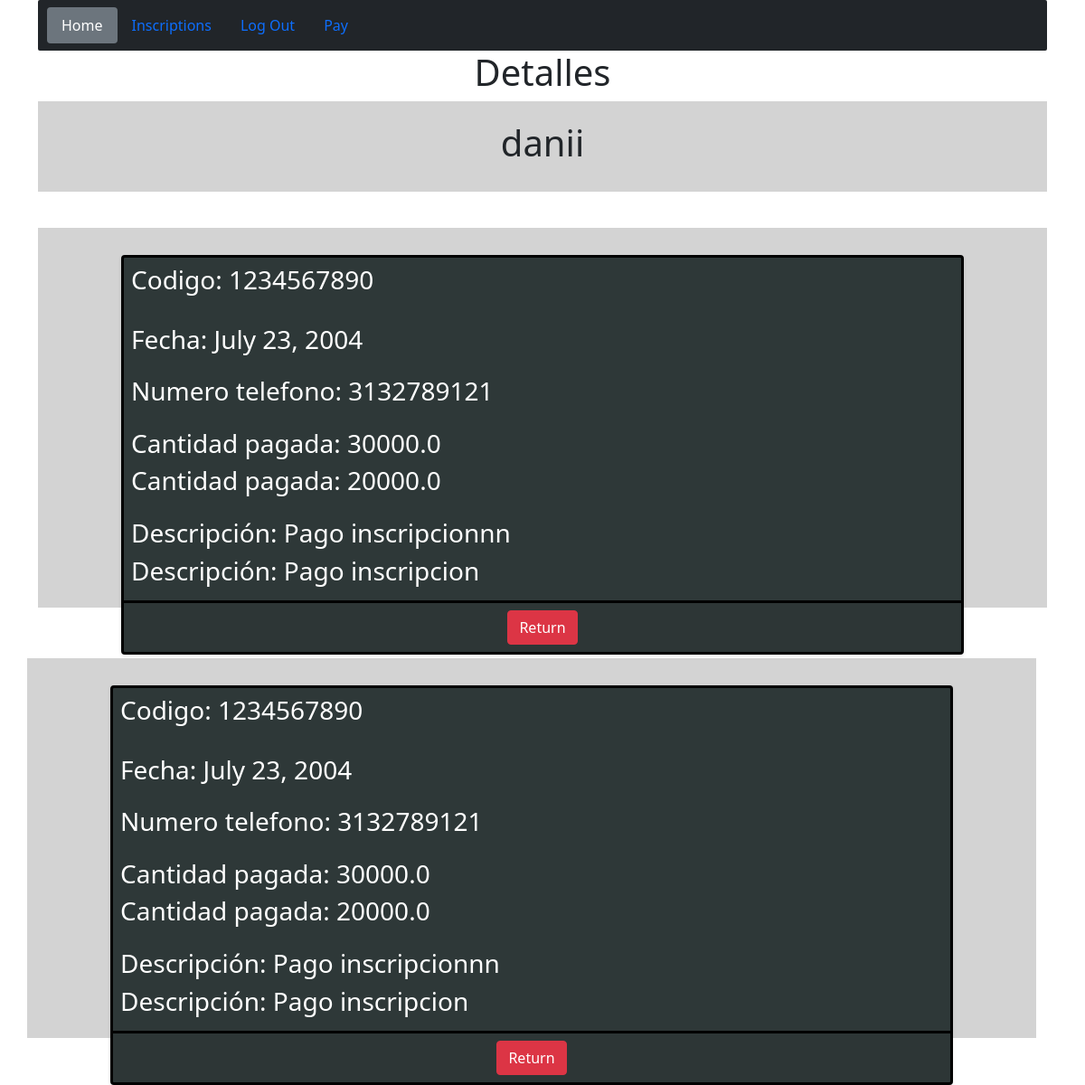
Page /projescts-detail/1 (signed in) on the earlier database version.
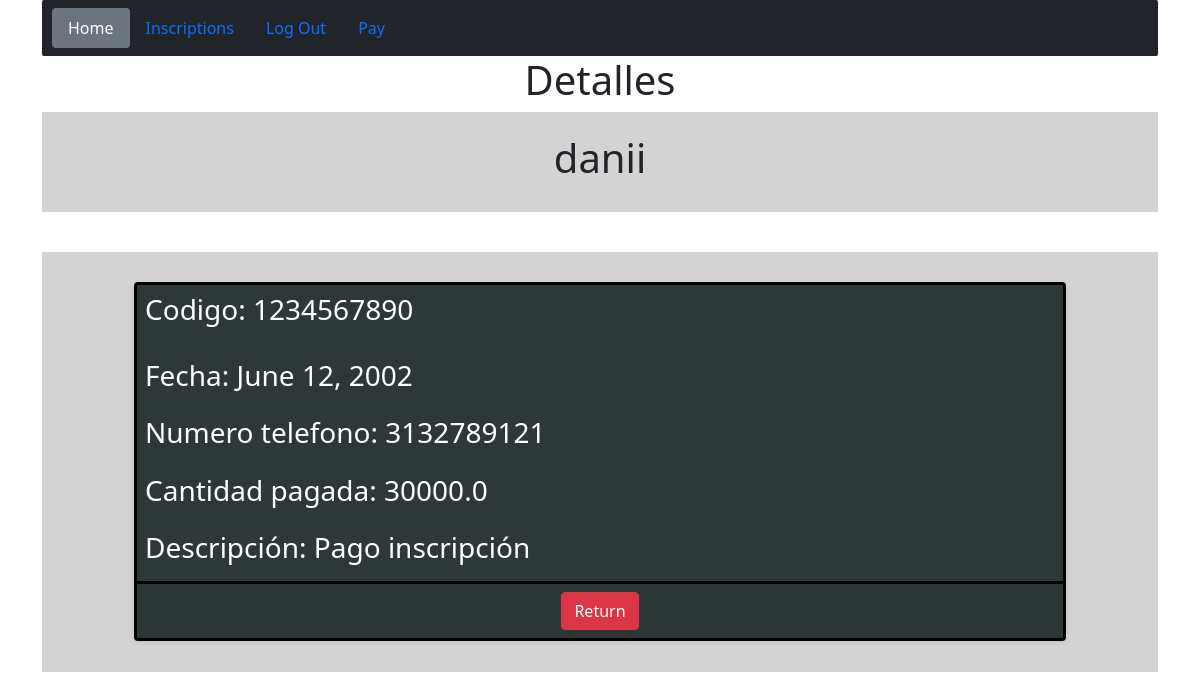
Same page on the later database version.
### proyecto_/models.py (models this page shows)
class Pay(models.Model):
    credit_num=models.IntegerField(max_length=16)
    due_date= models.TextField(default=0)
    security_code= models.IntegerField(max_length=10)
    amount_paid=models.FloatField(default=0)
    description= models.CharField(max_length=200)
    project = models.ForeignKey(Project,on_delete=models.CASCADE, default=1)

class Project(models.Model):
    name = models.CharField(max_length=200)
    date = models.DateField()
    code = models.TextField()
    phone = models.IntegerField()
    description = models.TextField()

### proyecto_/views.py (the view)
# urls.py: path('projescts-detail/<int:project_id>',views.detailOfProject,name='projects.detail'),
@login_required
def detailOfProject(request,project_id):
    project = get_object_or_404(Project, id=project_id)
    pays = Pay.objects.filter(project_id=project_id)
    return render(request,'projects/detail.html',{
        "project": project,
        "pays" : pays
    })

### proyecto_/templates/Projects/detail.html
{% extends "layouts/base.html" %}
{% block content %}
<header>
    <h1 style="text-align: center;">
        Detalles
    </h1>
</header>
<div class="d-flex justify-content-center align-items-center pt-5 pb-5" style="background-color: lightgray; height: 100px;">
    <h1 class="text-center">
        {{ project.name }}
    </h1>
</div>
<div style="width: 100%;">
    <div class="row d-flex justify-content-center mb-2" >
    {% for task in pays %}
    <div class="row d-flex justify-content-center mb-2" style="width: 100%;">
        <div class="col-sm-10" style="width: 150%; height: 420px; background-color: lightgrey; margin-top: 40px;">
            <div class="card shadow-sm justify-content-center" style="background-color:rgb(46, 56, 56); border: solid black; margin-right: 80px; margin-top: 30px;">
                <div class="card-title p-2" >
                    <h3 style="color: white;">
                        Codigo:
                        {{ project.code }}
                    </h3>
                </div>
                <div class="card-text p-2">
                    <h3 style="color: white;">
                        Fecha:
                        {{ project.date }}
                    </h3>
                </div>
                <div class="card-text p-2">
                    <h3 style="color: white;">
                        Numero telefono:
                        {{ project.phone }}
                    </h3>
                </div>
                <div class="card-text p-2">
                    {% for pay in pays %}
                    <h3 style="color: white;">
                        Cantidad pagada:
                        {{ pay.amount_paid }}
                    </h3>
                    {% endfor %}
                </div>
                <div class="card-text p-2">
                    {% for pay in pays %}
                    <h3 style="color: white;">
                        Descripción:
                        {{ pay.description }}
                    </h3>
                    {% endfor %}
                </div>
                <div class="card-footer d-flex justify-content-center align-items-center" style="border-top: solid black;">
                    <a class="btn btn-danger" href="{% url 'projects.list' %}" >Return</a>
                </div>
            </div>
        </div>
    </div>
    </div>
    {% endfor %}
</div>
{% endblock %}

Differences in the rows shown:
removed Pay: {{ project.code }} "1234567890", {{ project.date }} "July 23, 2004", {{ project.phone }} "3132789121", amount_paid "30000.0", description "Pago inscripcionnn"
removed Pay: amount_paid "20000.0", description "Pago inscripcion", {{ project.code }} "1234567890", {{ project.date }} "July 23, 2004", {{ project.phone }} "3132789121"
added Pay: {{ project.code }} "1234567890", {{ project.date }} "June 12, 2002", {{ project.phone }} "3132789121", amount_paid "30000.0", description "Pago inscripción"
